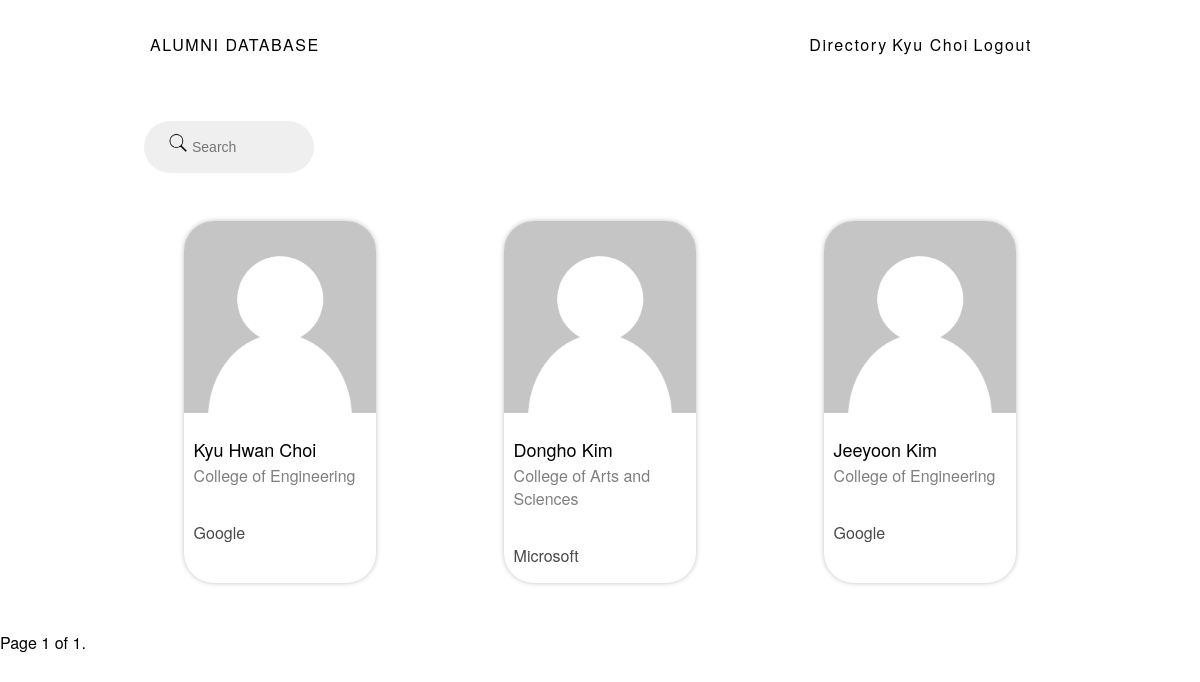
Before: /searches/directory/ (signed in) with the older database file.
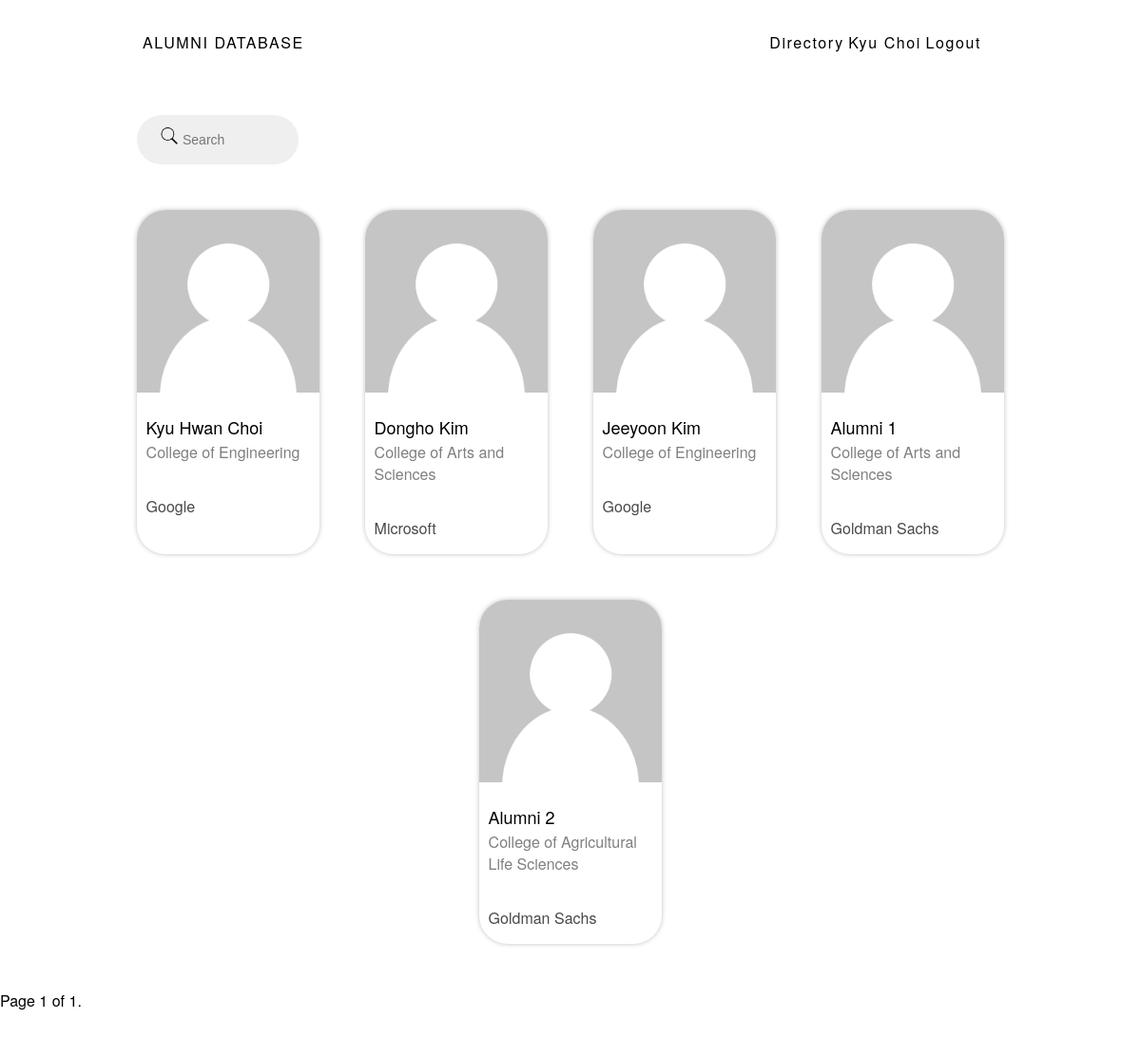
After: the same page with the newer database file.
### searches/models.py (models this page shows, shortened)
class Alumni(models.Model):
    first_name = models.CharField(max_length=100)
    last_name = models.CharField(default='null', max_length=100)
    photo = models.ImageField(upload_to='uploads/', null=True)
    college = models.ForeignKey(College, on_delete=models.CASCADE, null=True)
    graduation_date = models.IntegerField()
    industry = models.ForeignKey(Industry, on_delete=models.CASCADE, null=True)
    current_employer = models.ForeignKey(
        Employer, related_name='current_employer', on_delete=models.CASCADE, null=True)
    past_employer = models.ManyToManyField(Employer)
    email = models.EmailField(max_length=200, null=True)

class College(models.Model):
    name = models.CharField(max_length=100)
    def __str__(self):
        return self.name

class Employer(models.Model):
    name = models.CharField(max_length=100)

### searches/views.py (the view)
# urls.py: path('directory/', views.directorylist, name='directory')
def directorylist(request):
    alumni_list = Alumni.objects.all()
    alist = list(alumni_list)
    paginator = Paginator(alist, 8)
    page_number = request.GET.get('page')
    page_obj = paginator.get_page(page_number)
    page_obj_divided = partition(page_obj, 4)
    return render(request, 'directory.html', {'page_obj_divided': page_obj_divided, 'page_obj': page_obj})

### searches/functions.py (called while the page is built)
@register.filter
def partition(thelist, n):
    p = len(thelist) // 4
    if p == 0:
        list_parse = [thelist[0:len(thelist)]]
        return list_parse
    else:
        list_parse = [thelist[n*(i-1):n*i] for i in range(1, p+2)]
        return list_parse

### templates/directory.html (shortened to what this page needs)
{% extends "base_generic.html" %}
{% block content %}
{% load static %}
<div id="sub_search">
    <form method='GET' action={% url 'search' %}>
        <input id="sub_search_input" type='text' name = 'q' placeholder='Search' value = '{{ request.GET.q}}' />
        <input id="sub_submit_input" type="image" src={% static 'images/sample_search.png'%} alt="submit"/>
</div>
{% for sub_list in page_obj_divided %}
    <div id="alum_profile_row">
        {% for obj in sub_list %}
                <div id="alum_profile">
                    <a id="triger_popup" class="triger_popup" ><img id="alum_profile_image" src="{{ obj.photo.url}}" alt="main illustration"/></a>
                    <div id="alum_profile_text">
                        <p id="alum_name">{{ obj.first_name }} {{obj.last_name}}</p>
                        <p id="alum_college">{{ obj.college }}</p>
                        <p id="alum_employer">{{ obj.current_employer.name }}</p>
                    </div>
                </div>
        {% endfor %}
    </div>
{% endfor %}
<div class="pagination">
    <span class="step-links">
        <span class="current">
            Page {{ page_obj.number }} of {{ page_obj.paginator.num_pages }}.
        </span>
    </span>
</div>
{% endblock %}

### templates/base_generic.html (shortened to what this page needs)
<!DOCTYPE html>
<html lang="en">
  <head>
    {% load static %}
    <link rel="stylesheet" href="{% static 'css/styles.css' %}">
  </head>
  {% if user.is_authenticated %}
    <body id='main_body'>
      <div id='navbar1'>
        {% block sidebar1 %}
        <ul>
          <div id='navbar-part1'>
            <li id='logo'><a href="{% url 'home' %}">ALUMNI DATABASE</a></li>
          </div>
          <div id='navbar-part2'>
            <li><a href="{% url 'directory' %}">Directory</a></li>
            <li>{{ user.first_name }} {{ user.last_name }} </li>
            <li><a href="{% url 'logout' %}">Logout</a></li>
          </div>
        </ul>
        {% endblock %}
      </div>
      <div id="content">{% block content %}{% endblock %}</div>
    </body>
  {% endif %}
</html>

### searches/static/css/styles.css (style rules this page uses)
html { font-family: "Helvetica Neue", "HelveticaNeue"; height: 100vh; }
body { height: 95vh; margin: 0; }
#navbar1 { height: 8%; margin: 2% 12.5% 1% 12.5%; }
#navbar1 ul { margin: 0; padding: 1% 2% 1% 0%; display: flex; flex-direction: row; }
#navbar1 ul li { display: inline-block; color: black; font-family: HelveticaNeue; font-size: 16px; font-weight: 500; font-stretch: normal; font-style: normal; line-height: normal; letter-spacing: 1.6px; }
#navbar-part1 { width: 40%; }
#navbar-part1 li { font-weight: 500; font-size: 16px; }
#navbar-part1 a { text-decoration: none; color: black; }
#navbar-part2 { width: 60%; text-align: right; }
#navbar-part2 li { font-weight: 500; font-size: 18px; }
#navbar-part2 a { text-decoration: none; color: black; }
#logo { font-family: HelveticaNeue; font-size: 16px; font-weight: 500; font-stretch: normal; font-style: normal; line-height: normal; letter-spacing: 1.6px; }
#alum_profile_row { margin: 0 10% 4% 10%; width: 80%; display: flex; flex-direction: row; }
#alum_profile { width: 20%; margin: 0 auto 0 auto; border-radius: 30px; box-shadow: 0 0 5px 0 rgba(0, 0, 0, 0.25); background-color: #ffffff; justify-content: center; text-align: center; }
#alum_profile_text { padding: 0 5% 0 5%; height: 100%; text-align: left; }
#alum_profile_image { border-top-left-radius: 30px; border-top-right-radius: 30px; width: 100%; }
#alum_name { font-size: 18px; font-weight: 500; margin-bottom: 1%; }
#alum_college { font-size: 16px; color: #7f7f7f; margin: 0 0 20% 0; }
#alum_employer { font-size: 16px; color: #494949; }
#sub_search_input { margin: 2% 12% 4% 12%; border: none; width: 10%; height: 50px; font-size: 14px; border-radius: 30px; padding-left: 4%; background-color: #efefef; }
#sub_submit_input { width: 20px; padding: 3% 0 0 0; position: absolute; left: 14%; }
#triger_popup { cursor: pointer; }

Changed rows visible on the page:
added Alumni: photo (picture), first_name "Alumni", last_name "1", college "College of Arts and Sciences", current_employer.name "Goldman Sachs"
added Alumni: photo (picture), first_name "Alumni", last_name "2", college "College of Agricultural Life Sciences", current_employer.name "Goldman Sachs"
